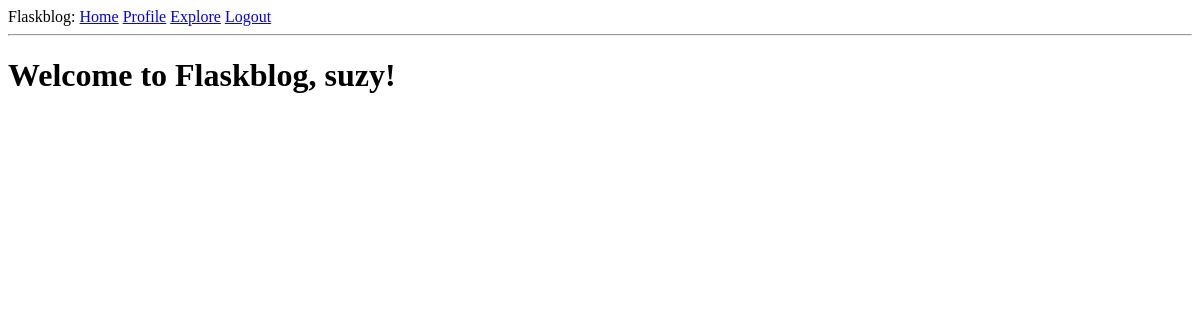
The page /explore (signed in) on the database as committed earlier.
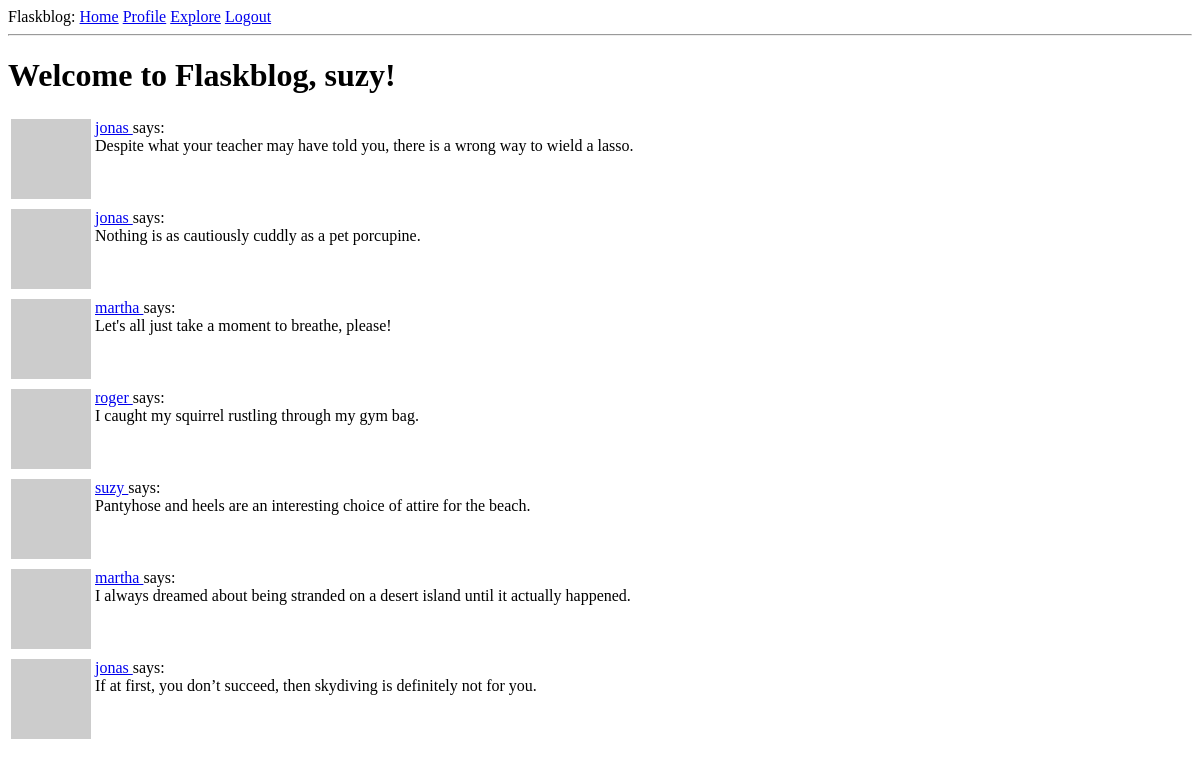
The same page on the database as committed later.
### app/models.py (models this page shows, shortened)
class Post(db.Model):
    id: so.Mapped[int] = so.mapped_column(primary_key=True)
    body: so.Mapped[str] = so.mapped_column(sa.String(140))
    timestamp: so.Mapped[datetime] = so.mapped_column(index=True, default=lambda: datetime.now(timezone.utc))
    user_id: so.Mapped[int] = so.mapped_column(sa.ForeignKey(User.id), index=True)
    author: so.Mapped[User] = so.relationship(back_populates='posts')

class User(UserMixin, db.Model):
    id: so.Mapped[int] = so.mapped_column(primary_key=True)
    username: so.Mapped[str] = so.mapped_column(sa.String(64), index=True, unique=True)
    email: so.Mapped[str] = so.mapped_column(sa.String(120), index=True, unique=True)
    password_hash: so.Mapped[Optional[str]] = so.mapped_column(sa.String(256))
    posts: so.WriteOnlyMapped['Post'] = so.relationship(back_populates='author')
    about_me: so.Mapped[Optional[str]] = so.mapped_column(sa.String(140))
    last_seen: so.Mapped[Optional[datetime]] = so.mapped_column(
        default=lambda: datetime.now(timezone.utc))
    def avatar(self, size):
        digest = md5(self.email.lower().encode('utf-8')).hexdigest()
        return f'https://www.gravatar.com/avatar/{digest}?d=identicon&s={size}'
    following: so.WriteOnlyMapped['User'] = so.relationship(
        secondary=followers,
        primaryjoin=(followers.c.follower_id == id),
        secondaryjoin=(followers.c.followed_id == id),
        back_populates='followers'
    )
    followers: so.WriteOnlyMapped['User'] = so.relationship(
        secondary=followers,
        primaryjoin=(followers.c.followed_id == id),
        secondaryjoin=(followers.c.follower_id == id),
        back_populates='following'
    )

### app/routes.py (the view)
@app.route('/explore')
@login_required
def explore():
    page = request.args.get('page', 1, type=int)
    query = sa.select(Post).order_by(Post.timestamp.desc())
    posts = db.paginate(query, page=page, per_page=app.config['POSTS_PER_PAGE'], error_out=False)
    next_url = url_for('explore', page=posts.next_num) \
        if posts.has_next else None
    prev_url = url_for('explore', page=posts.prev_num) \
        if posts.has_prev else None
    return render_template('index.html', title='Explore', posts=posts, next_url=next_url, prev_url=prev_url)

### app/models.py (called while the page is built)
@login.user_loader
def user_loader(id):
    return db.session.get(User, int(id))

### app/routes.py (called while the page is built)
@app.before_request
def before_request():
    if current_user.is_authenticated:
        current_user.last_seen = datetime.now(timezone.utc)
        db.session.commit()

### app/templates/index.html (shortened to what this page needs)
{% extends "base.html" %}
{% block content %}
    <h1>Welcome to Flaskblog, {{current_user.username}}!</h1>
    {% for post in posts %}
        {% include '_post.html' %}
    {% endfor %}
{% endblock %}

### app/templates/_post.html
<table>
  <tr valign="top">
    <td><img src="{{ post.author.avatar(36) }}" alt="author avatar" /></td>
    <td>
      <a href="{{ url_for('user', username=post.author.username) }}">
        {{post.author.username}}
      </a>
      says: <br />{{post.body}}</td>
  </tr>
</table>

Rows that differ between the two databases and show on the page:
added Post: author.username "jonas", body "Despite what your teacher may have told you, there is a wrong way to wield a lasso."
added Post: author.username "jonas", body "Nothing is as cautiously cuddly as a pet porcupine."
added Post: author.username "martha", body "Let's all just take a moment to breathe, please!"
added Post: author.username "roger", body "I caught my squirrel rustling through my gym bag."
added Post: author.username "suzy", body "Pantyhose and heels are an interesting choice of attire for the beach."
added Post: author.username "martha", body "I always dreamed about being stranded on a desert island until it actually happened."
added Post: author.username "jonas", body "If at first, you don’t succeed, then skydiving is definitely not for you."
